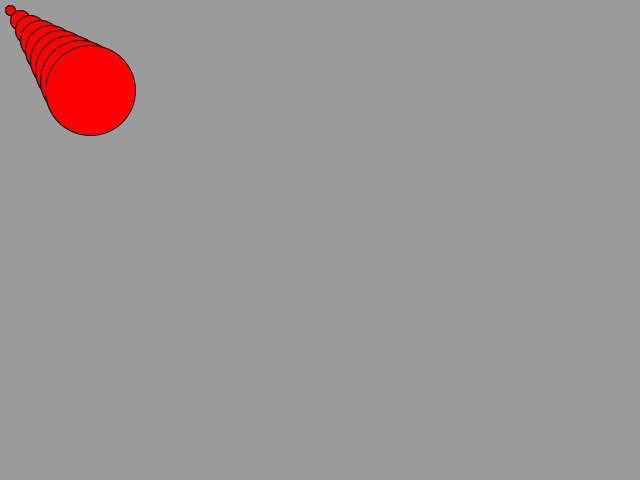
Frame 1 (no input)
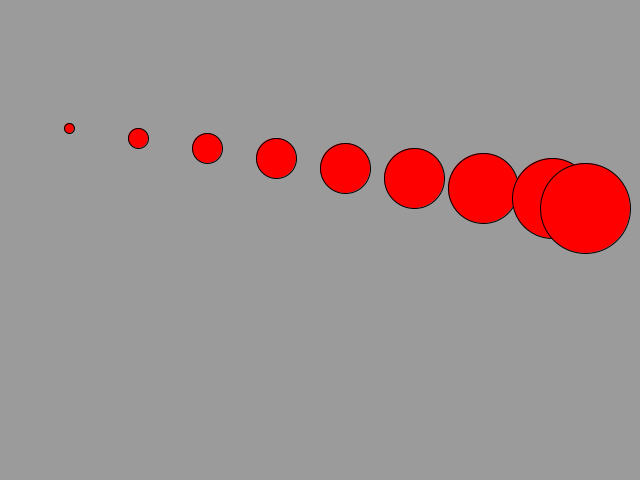
Frame 60 (the mouse pressed at the canvas centre just before this capture)
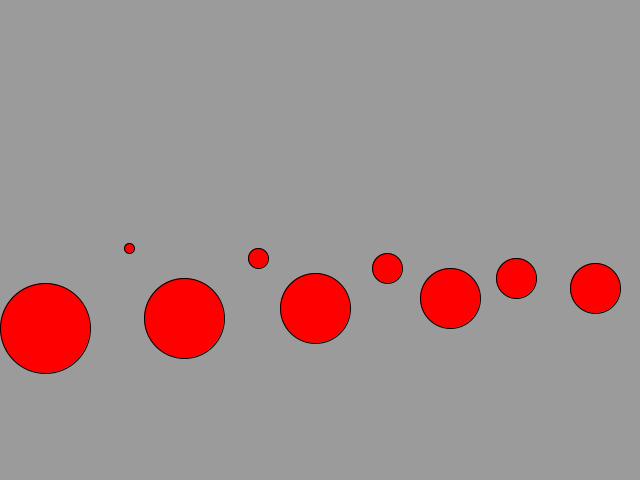
Frame 120 (the mouse held since frame 60 and released just before this capture)

The Processing sketch that drew these frames (run headless with seeded random() and noise(); from frame 60 on, the mouse is pressed at the canvas centre):

// Processing sketch: MultiBalls
// ── MultiBalls.pde
Ball[] balls = new Ball[10];

void setup() {
  size(640, 480);
  initBalls();
}

void draw() {
  background(155);
  displayBalls();
}

void mousePressed() {
  changeBallColors(mouseX, mouseY);
  System.out.println("mouseX : " + mouseX + " mouse Y :" + mouseY);
}

private void changeBallColors(int mX, int mY) {
  for (Ball ball : balls) {
    if (ball.isMouseClickedInsideBall(mX, mY)) {
      ball.changeColor();
    }
  }
}

private void displayBalls() {
  for (int i = 0; i < balls.length; i++) {
    balls[i].display();
    balls[i].update();
  }
}

private void initBalls() {
  for (int i = 0; i < balls.length; i ++) {
     balls[i] = new Ball(i * 10, i * 10, i, 2, i * 10); 
  }
}

// ── Ball.pde
class Ball {
  private int x;
  private int y;
  private int size;
  private int dx = 0;
  private int dy = 0;
  private color ballColor = color(255, 0 , 0);
  
  Ball(int x, int y, int dx, int dy, int size) {
    this.x = x;
    this.y = y;
    this.dx = dx;
    this.dy = dy;
    this.size = size;
  }
  
  public void update() {
    this.move();
    this.checkCollisionWithWalls();
  }
  
  public void move() {
     this.x += this.dx;
     this.y += this.dy;
  }
 
  public void checkCollisionWithWalls() {
      if (isOutsideHorizontalWalls()) {
          this.dx *= -1;
      }
      
      if (isOutsideVerticalWalls()) {
         this.dy *= -1;
      }
  }
  
  public boolean isOutsideHorizontalWalls() {
    return this.x > width - size / 2 || this.x < size / 2;
  }
  
    public boolean isOutsideVerticalWalls() {
    return this.y > height - size / 2 || this.y < size / 2;
  }
  
  public void setX(int x) {
    this.x = x;
  }
  
  public int getDx() {
    return this.dx;
  }
  
  public void setDx(int dx) {
    this.dx = dx;
  }
  
  public int getDy() {
    return this.dy;
  }
  
  public void setDy(int dy) {
    this.dy = dy;
  }
  
  public int getX() {
    return this.x;
  }
  
  public void setY(int y) {
    this.y = y;
  }
  
  public int getY() {
    return this.y;
  }
 
  public void setSize(int size) {
    this.size = size;
  }
  
  public int getSize() {
    return size;
  }
  
  public boolean isMouseClickedInsideBall(int mX, int mY) {
    double sqrOfX = Math.pow(mX - x, 2);
    double sqrOfY = Math.pow(mY - y, 2);
    double distance = Math.sqrt(sqrOfX + sqrOfY); 
    return distance < size / 2.0;
  }
  
  public void changeColor() {
    if (red(this.ballColor) == 255 ) {
      this.ballColor = color(0, 255, 0);
      return;
     }      
      this.ballColor = color(255, 0 , 0);
  }
  
  public void display() {
    fill(this.ballColor);
    ellipse(x, y, size, size);
  }
}
